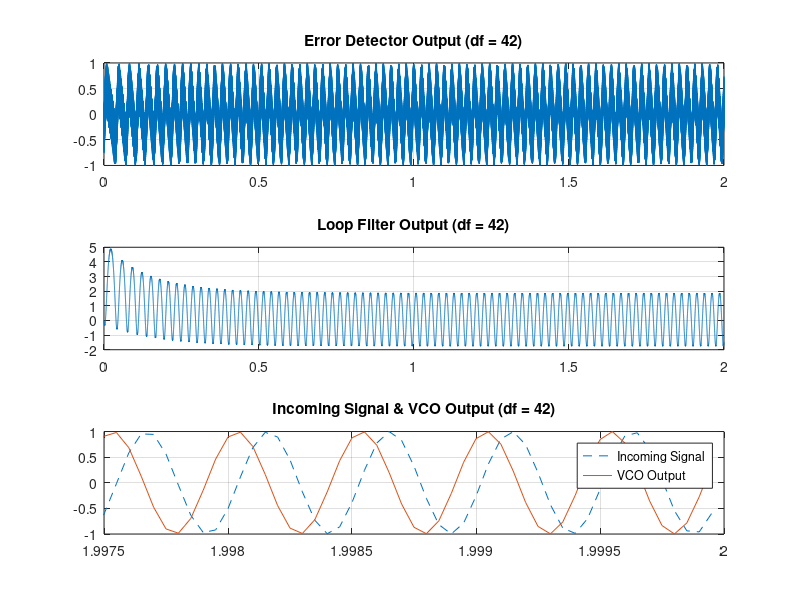

Here is the MATLAB script that generated this plot:
% Lab Assignment 9
% Phase-Locked Loop
% -------------------------------------------------------------------------
% Author: Muhamad Abdullah (2015-EE-166)

%close all;clear all;clc;

% Initialize all the following variables here.
% Fs = Sampling frequency, samples per second
% Fc = VCO free-running frequency, Hz
% df = The deviation in the incoming carrier frequency, Hz
% F0 = Cut-off frequency of the loop filter, Hz
% K vco = VCO sensitivity, rad/volts
% sim end = Simulation end time in seconds.

Fs = 20e3;
F0 = 1;
Fc = 2e3;
df = 42;
K_vco = 2*pi*15e1;
sim_end = 2;
Ts = 1/Fs;

% Generate the time axis
t = 0:Ts:sim_end-Ts;

% Generate the incoming carrier
y = sin(2*pi*(Fc+df)*t);

% Declare empty vectors to store the output of the loop filter, error
% detector and vco output.
len_y = length(y);
error_detector = zeros(1,len_y);
loop_filter = zeros(1,len_y);
vco_output = zeros(1,len_y);

% Initialize VCO angle to zero
vco_angle = 0;
T = 1/Fs;

% Declare the loop filter
[b, a] = butter(1 , F0/(Fs/2));
z = zeros(max(length(a), length(b))-1 ,1);

%% Phase Locked Loop
% Simulate the PLL loop iterations
for i= 1:len_y,
    % Calculate the output of the VCO using current vco angle
    vco_output(i) = cos(2*pi*Fc*T + vco_angle);
    % Calculate the output of the error detector using one sample of the
    % incoming carrier and one sample of the VCO output
    error_detector(i) = y(i)*vco_output(i);
    % Calculate the loop filter's output. Note that the variable Z contains
    % the final state of the filter after a sample is passed through it.
    [loop_filter(i), z] = filter(b, a, error_detector(i),z);
    % Update the VCO angle based on the output from the loop filter. The
    % output of the loop filter adds to the free-running frequency of the
    % VCO after multiplication by K vco. To convert this frequency to VCO
    % angle, you can integrate the frequency term to get the VCO angle. The
    % integration can be thought of as a cumulative sum of the updated
    % frequency.
    vco_angle = vco_angle + 2*pi*(loop_filter(i)*K_vco + Fc)*T;
    % Limit the VCO angle to - 2*pi and 2*pi. When the value of VCO angle is
    % higher than 2*pi subtract 2*pi and when the value of the VCO angle is
    % lower than - 2*pi add 2*pi.
    if(vco_angle > 2*pi) vco_angle = vco_angle - 2*pi; end
    if(vco_angle < -2*pi) vco_angle = vco_angle + 2*pi; end
end

% Plot error detector output
figure, subplot(311), plot(t,error_detector), grid;
title(['Error Detector Output (df = ' num2str(df) ')']);

% Plot a scaled version of the loop filter's output, i.e.,
% loop filter*K vco/(2*pi).
subplot(312), plot(t,loop_filter*K_vco/(2*pi)), grid;
title(['Loop Filter Output (df = ' num2str(df) ')']);

% Plot last five cycles of incoming carrier and the VCO output overlayed on
% each other
% subplot(313), plot(t(1:50),y(39951:40000),t(1:50),vco_output(39951:40000));
subplot(313), plot(t,y,'--',t,vco_output), grid;
title(['Incoming Signal & VCO Output (df = ' num2str(df) ')']);
legend('Incoming Signal','VCO Output'), xlim([1.9975 2]);

%% Credits
% 
%  Made by:
%  Muhammad Abdullah
%  (2015-EE-166)
%  